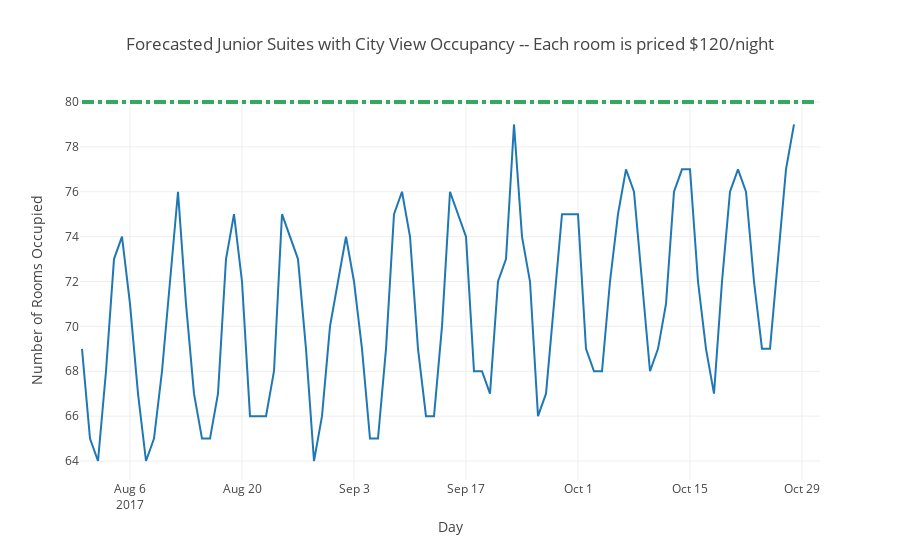

Notebook code for this chart:
### Code cell
# Let's plot the occupancy forecast using plotly:

occupancy = [go.Scatter(x=forecasted_demand.index, y=forecasted_demand['occupancy'],
                        name='Forecasted Junior Suites with City View Occupancy for the next 90 days')]
layout_occ = go.Layout(title='Forecasted Junior Suites with City View Occupancy -- Each room is priced $120/night',
                       xaxis={'title':'Day'},
                       yaxis={'title':'Number of Rooms Occupied'},
                       shapes=[{'type':'line',
                                'x0':'2017-07-31',
                                'x1':'2017-10-31',
                                'y0':80.0, 'y1':80.0,
                                'line': {
                                    'color': 'rgb(50, 171, 96)',
                                    'width': 4, 'dash':'dashdot'}
                               }]
                      )

fig = go.Figure(data=occupancy, layout=layout_occ)
iplot(fig, filename='occ_ts')

### Figure 1 — Plotly figure (JSON) as saved in the notebook; plotly's stock layout.template omitted (floating-point values rounded to 4 significant figures)
{"data": [{"name": "Forecasted Junior Suites with City View Occupancy for the next 90 days", "type": "scatter", "uid": "9a575a48-bc51-11e8-a72c-8c85903153e4", "x": ["2017-07-31", "2017-08-01", "2017-08-02", "2017-08-03", "2017-08-04", "2017-08-05", "2017-08-06", "2017-08-07", "2017-08-08", "2017-08-09", "2017-08-10", "2017-08-11", "2017-08-12", "2017-08-13", "2017-08-14", "2017-08-15", "2017-08-16", "2017-08-17", "2017-08-18", "2017-08-19", "2017-08-20", "2017-08-21", "2017-08-22", "2017-08-23", "2017-08-24", "2017-08-25", "2017-08-26", "2017-08-27", "2017-08-28", "2017-08-29", "2017-08-30", "2017-08-31", "2017-09-01", "2017-09-02", "2017-09-03", "2017-09-04", "2017-09-05", "2017-09-06", "2017-09-07", "2017-09-08", "2017-09-09", "2017-09-10", "2017-09-11", "2017-09-12", "2017-09-13", "2017-09-14", "2017-09-15", "2017-09-16", "2017-09-17", "2017-09-18", "2017-09-19", "2017-09-20", "2017-09-21", "2017-09-22", "2017-09-23", "2017-09-24", "2017-09-25", "2017-09-26", "2017-09-27", "2017-09-28", "2017-09-29", "2017-09-30", "2017-10-01", "2017-10-02", "2017-10-03", "2017-10-04", "2017-10-05", "2017-10-06", "2017-10-07", "2017-10-08", "2017-10-09", "2017-10-10", "2017-10-11", "2017-10-12", "2017-10-13", "2017-10-14", "2017-10-15", "2017-10-16", "2017-10-17", "2017-10-18", "2017-10-19", "2017-10-20", "2017-10-21", "2017-10-22", "2017-10-23", "2017-10-24", "2017-10-25", "2017-10-26", "2017-10-27", "2017-10-28"], "y": [69, 65, 64, 68, 73, 74, 71, 67, 64, 65, 68, 72, 76, 71, 67, 65, 65, 67, 73, 75, 72, 66, 66, 66, 68, 75, 74, 73, 69, 64, 66, 70, 72, 74, 72, 69, 65, 65, 69, 75, 76, 74, 69, 66, 66, 70, 76, 75, 74, 68, 68, 67, 72, 73, 79, 74, 72, 66, 67, 71, 75, 75, 75, 69, 68, 68, 72, 75, 77, 76, 72, 68, 69, 71, 76, 77, 77, 72, 69, 67, 72, 76, 77, 76, 72, 69, 69, 73, 77, 79]}], "layout": {"shapes": [{"line": {"color": "rgb(50, 171, 96)", "dash": "dashdot", "width": 4}, "type": "line", "x0": "2017-07-31", "x1": "2017-10-31", "y0": 80, "y1": 80}], "title": "Forecasted Junior Suites with City View Occupancy -- Each room is priced $120/night", "xaxis": {"title": "Day"}, "yaxis": {"title": "Number of Rooms Occupied"}}}
